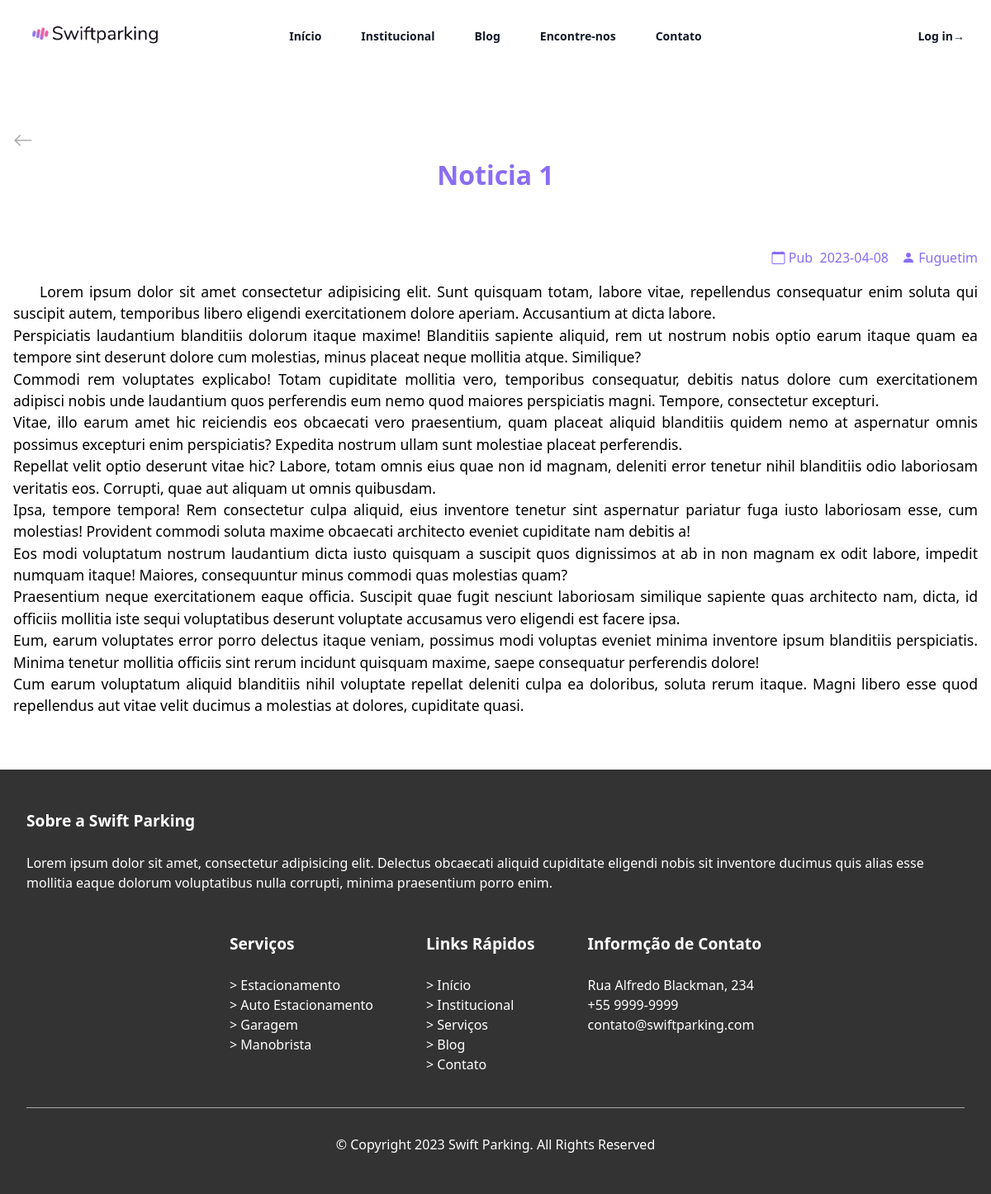
/pages/noticia.php?id_noticia=1, run on the app's committed database.
### tables this page shows
CREATE TABLE `noticias` (
  `ID_NOTICIA` int NOT NULL,
  `LINK_IMG` varchar(300) NOT NULL,
  `TITULO` varchar(80) NOT NULL,
  `RESUMO` varchar(300) NOT NULL,
  `NOTICIA` text NOT NULL,
  `AUTOR` varchar(50) NOT NULL,
  `DATA_PUB` date NOT NULL,
  `DATA_EDIT` date DEFAULT NULL
);

### pages/noticia.php (the view, shortened to what this page needs)
<?php
    require_once "../ops/db.php";
    if (isset($_GET['id_noticia'])) {
        $id_noticia = $_GET['id_noticia'];
    }
    $query_noticia = "SELECT * FROM noticias WHERE ID_NOTICIA = $id_noticia";
    $result = mysqli_query($conn, $query_noticia);
    $noticia = mysqli_fetch_assoc($result);
?>
<!DOCTYPE html>
<html lang="pt-BR">
<head>
    <script src="https://cdn.tailwindcss.com"></script>
    <link rel="stylesheet" href="https://cdn.jsdelivr.net/npm/bootstrap-icons@1.10.3/font/bootstrap-icons.css">
    <link rel="stylesheet" href="../assets/css/noticia/style.css">
    <link rel="stylesheet" href="../assets/css/noticia/media.css">
</head>
<body>
    <header class="bg-white">
        <nav class="mx-auto flex max-w-7xl items-center justify-between p-6 lg:px-8" aria-label="Global">
            <div class="flex lg:flex-1">
                <a href="#" class="-m-1.5 p-1.5">
                    <img class="h-10 w-auto" src="../assets/img/icons/logo_swift_parking.png"
                        alt="">
                </a>
            </div>
            <div class="hidden lg:flex lg:gap-x-12">
                <a href="../index.php" class="text-sm font-semibold leading-6 text-gray-900">Início</a>
                <a href="./institucional.php" class="text-sm font-semibold leading-6 text-gray-900">Institucional</a>
                <a href="./blog.php" class="text-sm font-semibold leading-6 text-gray-900">Blog</a>
                <a href="./localizacao.php" class="text-sm font-semibold leading-6 text-gray-900">Encontre-nos</a>
                <a href="./contato.php" class="text-sm font-semibold leading-6 text-gray-900">Contato</a>
            </div>
            <div class="hidden lg:flex lg:flex-1 lg:justify-end">
                <?php
                    if (isset($_SESSION['admin'])) {
                        echo('<a href="..\admin_pages\control_panel.php" class="text-sm font-semibold leading-6 text-gray-900">Painel de controle<span aria-hidden="true">&rarr;</span></a>');
                    } else {
                        echo('<a href="..\admin_pages\login.php" class="text-sm font-semibold leading-6 text-gray-900">Log in<span aria-hidden="true">&rarr;</span></a>');
                    }
                ?>
            </div>
        </nav>
    </header>
    <main>
        <?php
        echo '<section class="news-container">
        <div class="back-to-page">
            <a href="#" onclick="voltar()"><i class="bi bi-arrow-left"></i></a>
        </div>
        <div class="news">
            <div class="news-header">
                <h1>'. $noticia['TITULO'].'</h1>
            </div>
            <div class="news-image">
                <img src="'. $noticia['LINK_IMG'].'" alt="">
            </div>
            <div class="news-info">
                <div class="news-info-single">
                    <i class="bi bi-calendar"></i>
                    <span class="news-date">Pub &nbsp;'. $noticia['DATA_PUB'] .'</span>
                </div>
                '.
                    (!empty($noticia['DATA_EDIT']) ?
                        '<div class="news-info-single">
                            <i class="bi bi-pencil-fill"></i>
                            <span class="news-edit-date">Edit &nbsp;'. $noticia['DATA_EDIT'] .'</span>
                        </div>'
                    :
                        ''
                    )
                .'
                <div class="news-info-single">
                    <i class="bi bi-person-fill"></i>
                    <span class="news-author">'. $noticia['AUTOR'] .'</span>
                </div>
            </div>
            <div class="news-content">
                <p>'. nl2br($noticia['NOTICIA']).'</p>
            </div>
        </div>
    </section>'
        ?>
    </main>
    <?php
    include_once '../assets/components/footer.php';
    ?>
</body>
</html>

### assets/components/footer.php
<?php
echo '<footer id="footer-fluid">
        <div class="footer-content">
            <div class="about-parking">
                <h3 class="title">Sobre a Swift Parking</h3>
                <p>Lorem ipsum dolor sit amet, consectetur adipisicing elit. Delectus obcaecati aliquid cupiditate
                    eligendi nobis sit inventore ducimus quis alias esse mollitia eaque dolorum voluptatibus nulla
                    corrupti, minima praesentium porro enim.</p>
            </div>
            <div class="content-details">
                <div class="service">
                    <h3 class="title">Serviços</h3>
                    <ul class="list-content">
                        <li class="list-item"><a href="#">Estacionamento</a></li>
                        <li class="list-item"><a href="#">Auto Estacionamento</a></li>
                        <li class="list-item"><a href="#">Garagem</a></li>
                        <li class="list-item"><a href="#">Manobrista</a></li>
                    </ul>
                </div>
                <div class="quick-links">
                    <h3 class="title">Links Rápidos</h3>
                    <ul class="list-content">
                        <li class="list-item"><a href="#">Início</a></li>
                        <li class="list-item"><a href="#">Institucional</a></li>
                        <li class="list-item"><a href="#">Serviços</a></li>
                        <li class="list-item"><a href="#">Blog</a></li>
                        <li class="list-item"><a href="#">Contato</a></li>
                    </ul>
                </div>
                <div class="contact-info">
                    <h3 class="title">Informção de Contato</h3>
                    <p class="info-street">Rua Alfredo Blackman, 234</p>
                    <span class="info-phone">+55 9999-9999</span>
                    <span class="info-email">contato@swiftparking.com</span>
                </div>
            </div>
            <div class="line-separator"></div>
            <div class="copyright">
                <p>&copy; Copyright 2023 Swift Parking. All Rights Reserved</p>
            </div>
        </div>
    </footer>
    <script src="../assets/js/mobileMenu.js"></script>'
?>

### assets/css/noticia/style.css (style rules this page uses)
* { margin: 0; padding: 0; box-sizing: border-box; font-family: 'Monteserrat', system-ui, sans-serif; }
html, body { width: 100%; height: 100vh; }
header, main { max-width: 1200px; margin: 0 auto; }
header { margin-bottom: 3rem; }
.news-container { padding: 1rem; }
.back-to-page a { font-size: 1.5rem; color: #aaa; }
.news-header { text-align: center; margin-bottom: 3rem; }
.news-header h1 { font-size: 2rem; font-weight: 600; color: #8A6DF2; margin-bottom: 0.5rem; }
.news-info { display: flex; flex-flow: row wrap; align-items: center; justify-content: flex-end; gap: 1rem; color: #8A6DF2; margin-bottom: 1rem; }
.news-content { margin-bottom: 3rem; }
.news-content p { text-align: justify; font-size: 1.10rem; text-indent: 32px; margin-bottom: 1rem; }
#footer-fluid { background-color: #333; }
.footer-content { color: #fff; padding: 3rem 2rem; display: flex; flex-direction: column; }
.footer-content .about-parking { margin-bottom: 3rem; }
.about-parking .title { font-size: 1.2rem; font-weight: 600; margin-bottom: 1.5rem; }
.footer-content .content-details { display: flex; flex-direction: column; margin-bottom: 3rem; }
.content-details .title { font-size: 1.2rem; font-weight: 600; margin-bottom: 1.5rem; }
.list-content { margin-bottom: 2.5rem; }
.list-content .list-item { font-size: 1rem; font-weight: 400; }
.list-content .list-item::before { content: '>\00A0'; }
.footer-content .line-separator { width: 100%; height: 1px; background-color: #aaa; margin-bottom: 2rem; }
.footer-content .copyright { align-self: center; text-align: center; }

### assets/css/noticia/media.css (style rules this page uses)
@media screen and (min-width: 992px) { .footer-content .content-details { flex-direction: row; margin: 0 auto; gap: 64px; } }
@media screen and (min-width: 992px) { .footer-content .contact-info { display: flex; flex-direction: column; } }

### data on the page
noticias: TITULO "Noticia 1", DATA_PUB "2023-04-08", AUTOR "Fuguetim", NOTICIA "Lorem ipsum dolor sit amet consectetur adipisicing elit. Sunt quisquam totam, labore vitae, repellendus consequatur enim soluta qui suscipit autem, temporibus libero eligendi exercitationem dolore aperiam. Accusantium at dicta labore. Perspiciatis laudantium blanditiis dolorum itaque maxime! Blanditiis sapiente aliquid, rem ut nostrum nobis optio earum itaque quam ea tempore sint deserunt dolore cum molestias, minus placeat neque mollitia atque. Similique? Commodi rem voluptates explicabo! Totam cupiditate mollitia vero, temporibus consequatur, debitis natus dolore cum exercitationem adipisci nobis unde laudantium quos perferendis eum nemo quod maiores perspiciatis magni. Tempore,…"
